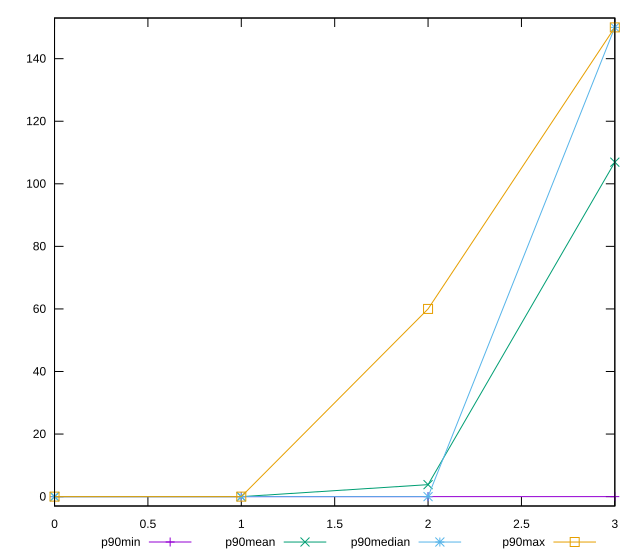

Generate this figure with gnuplot:
reset

$p90Min <<EOF
0 0
1 0
2 0
3 0
EOF

$p90Mean <<EOF
0 0
1 0
2 3.8297872340425534
3 106.91489361702128
EOF

$p90Median <<EOF
0 0
1 0
2 0
3 150
EOF

$p90Max <<EOF
0 0
1 0
2 60
3 150
EOF

set key outside below
set xrange [0:3]
set yrange [-3:153]
set trange [-3:153]
set terminal svg size 640, 560 enhanced background rgb 'white'
set output "reports/report_00031_2021-02-24T23-18-18.084Z/unminified-javascript/progression/value.svg"

plot $p90Min title "p90min" with linespoints, \
     $p90Mean title "p90mean" with linespoints, \
     $p90Median title "p90median" with linespoints, \
     $p90Max title "p90max" with linespoints

reset
